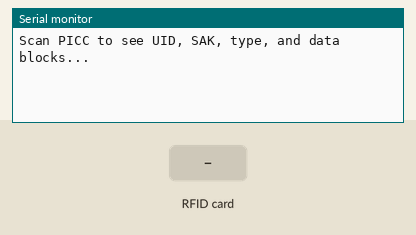
The program below on a simulated ESP32. Parts: the last lines printed to the serial monitor. The inputs (shaded band) are chosen by the test bench.

Above: at 1.2 s.
1.3 s: RFID card 5E 7A 19 C4 held to the reader
At 2.1 s:
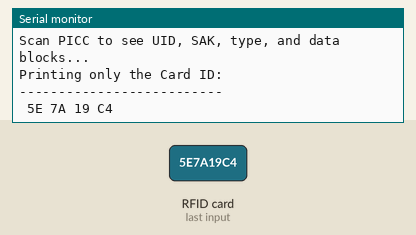
2.8 s: RFID card 5E 7A 19 C4 held to the reader
At 3.6 s:
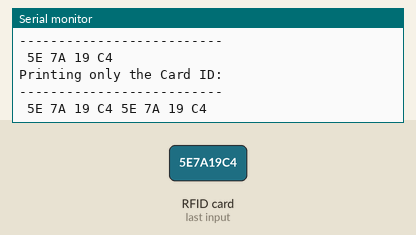
4.3 s: RFID card 5E 7A 19 C4 held to the reader
At 5.5 s:
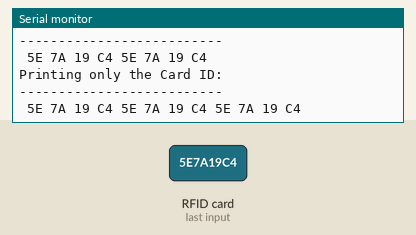

The program:

main.cpp
```cpp
#include <MFRC522v2.h>
#include <MFRC522DriverSPI.h>
//#include <MFRC522DriverI2C.h>
#include <MFRC522DriverPinSimple.h>
#include <MFRC522Debug.h>

MFRC522DriverPinSimple ss_pin(5); // Configurable, see typical pin layout above.

MFRC522DriverSPI driver{ss_pin}; // Create SPI driver.
// MFRC522DriverI2C driver{}; // Create I2C driver.
MFRC522 mfrc522{driver}; // Create MFRC522 instance.

String tagContent = "";

void setup()
{
  Serial.begin(115200); // Initialize serial communications with the PC for debugging.
  while (!Serial)
    ;                                                     // Do nothing if no serial port is opened (added for Arduinos based on ATMEGA32U4).
  mfrc522.PCD_Init();                                     // Init MFRC522 board.
  MFRC522Debug::PCD_DumpVersionToSerial(mfrc522, Serial); // Show details of PCD - MFRC522 Card Reader details.
  Serial.println(F("Scan PICC to see UID, SAK, type, and data blocks..."));
}

void loop()
{
  // Reset the loop if no new card present on the sensor/reader. This saves the entire process when idle.
  if (!mfrc522.PICC_IsNewCardPresent())
  {
    return;
  }

  // Select one of the cards.
  if (!mfrc522.PICC_ReadCardSerial())
  {
    return;
  }

  // Dump debug info about the card; PICC_HaltA() is automatically called.
  MFRC522Debug::PICC_DumpToSerial(mfrc522, Serial, &(mfrc522.uid));

  Serial.println("Printing only the Card ID:");
  Serial.println("--------------------------");
  for (byte i = 0; i < mfrc522.uid.size; i++)
  {
    tagContent.concat(String(mfrc522.uid.uidByte[i] < 0x10 ? " 0" : " "));
    tagContent.concat(String(mfrc522.uid.uidByte[i], HEX));
  }

  tagContent.toUpperCase();

  Serial.println(tagContent);
}
```

Measured:
- after the input at 1.3 s, the serial monitor: prints a new line at once (image 1)
- after the input at 2.8 s, the serial monitor: prints a new line at once (image 2)
- after the input at 4.3 s, the serial monitor: prints a new line at once (image 3)
